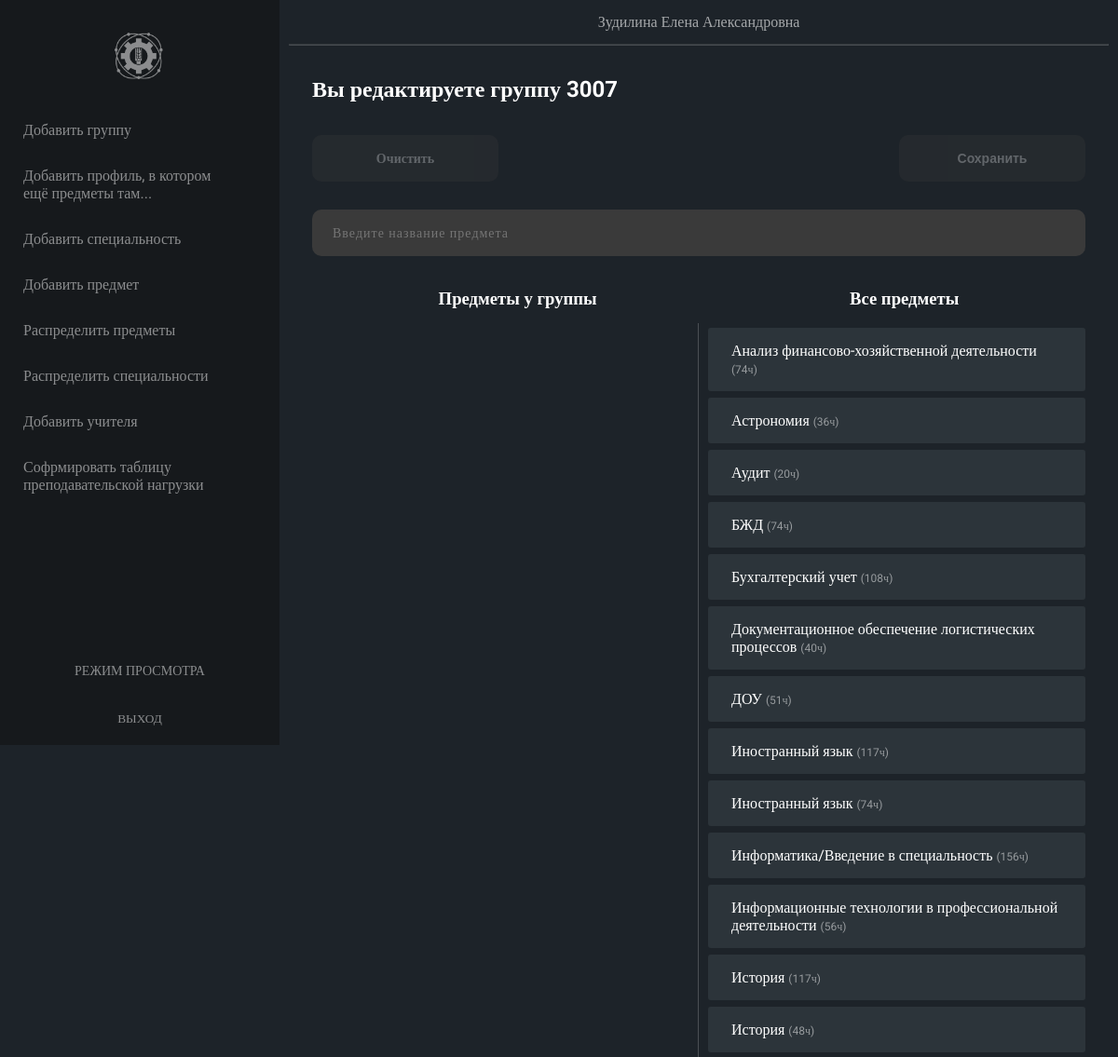
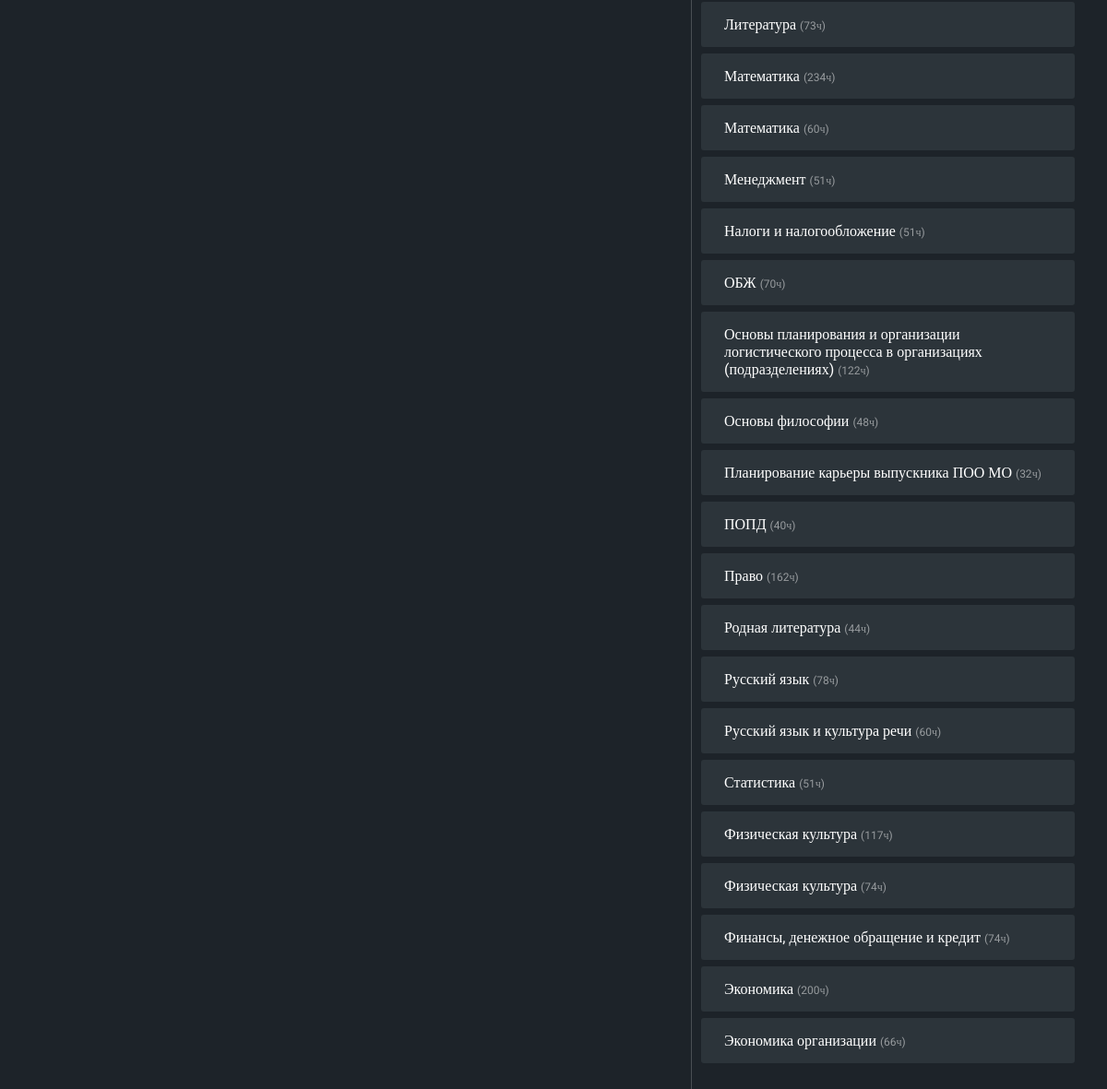
Screenshot of /pages/admin/edit_group_subjects.php?id=3007 (signed in) with the database file from the repository (2 pictures, top to bottom).
### tables this page shows
CREATE TABLE `subjects` (
  `id_subject` int(11) NOT NULL,
  `id_profile` int(11) NOT NULL,
  `subject_name` varchar(255) NOT NULL,
  `subject_desc` varchar(255) DEFAULT NULL,
  `subject_hours` int(11) NOT NULL
);

### pages/admin/edit_group_subjects.php (the view, shortened to what this page needs)
<?php
require_once './../../php/connection.php';
$idGroup = $_GET['id'];
$idSpec = mysqli_fetch_assoc(mysqli_query($link, "SELECT `id_specialization` FROM `groups` WHERE `groups`.`id_group` = '$idGroup'"))['id_specialization'];
$resultS = mysqli_query($link,
"SELECT
    `subjects`.`id_subject`,
    `subjects`.`subject_name`,
    `subjects`.`subject_desc`,
    `subjects`.`subject_hours`,
    `profiles`.`profile_name`
FROM
    `subjects`,
    `profiles`,
    `subject-specialization`
WHERE
    `subject-specialization`.`id_specialization` = '$idSpec'
AND
    `subjects`.`id_subject` = `subject-specialization`.`id_subject`
AND
    `subject-specialization`.`id_specialization` = '$idSpec'
AND
    `subjects`.`id_profile` = `profiles`.`id_profile`
AND
    `subjects`.`id_subject` NOT IN(
                                        SELECT
                                            `id_subject`
                                        FROM
                                            `group-subject`
                                        WHERE
                                            `id_group` = '$idGroup')
ORDER BY `subjects`.`subject_name`");
$subjects = mysqli_fetch_all($resultS);
?>
<!DOCTYPE html>
<html lang='ru'>
<head>
    <link rel='stylesheet' href='./../../styles/style.css'>
</head>
<body>
    <?php include './includes/nav.php'; ?>
    <main>
        <?php include './includes/header.php'; ?>
        <section>
            <div style="display: flex; flex-flow: row nowrap; justify-content: space-between; align-items: center">
                <h2>Вы редактируете группу <?=$idGroup?> </h2>
            </div>
            <div class="buttons">
                <a href="./../../php/delete_subjects.php?idGroupToDelete=<?=$idGroup?>" class="clear-subjects-group">Очистить</a>
                <button class="update-subjects-group"> Сохранить </button>
            </div>
            <form action="./../../php/search_subjects.php" method="POST">
                <input
                    type="text"
                    name="search_subjects"
                    id=""
                    class="search-subjects-group"
                    style="
                        margin: 15px 0;
                        width: 100%;
                        letter-spacing: 1px;
                        padding: 15px 20px;
                        cursor: text;
                        font-weight: normal;"
                    placeholder="Введите название предмета">
            </form>
            <div class="titles">
                <h3 style="text-align: center; margin-bottom: 15px;" class="not-draggable"> Предметы у группы </h3>
                <h3 style="text-align: center; margin-bottom: 15px;" class="not-draggable"> Все предметы </h3>
            </div>
            <div class="sort-subjects">
                <div class="sort-subjects__group">
                </div>
                <div class="sort-subjects__all">
                    <?
                        foreach ($subjects as $value)
                        {
                            ?>
                                <p class="subject-name" data-subjectId="<?=$value[0]?>" ><?=$value[1]?> <span> (<?=$value[3]?>ч) </span> </p>
                            <?
                        }
                    ?>
                </div>
            </div>
        </section>
    </main>
</body>
</html>

### styles/style.css (style rules this page uses)
*, *::after, *::before { box-sizing: border-box; margin: 0; padding: 0; }
a { text-decoration: none; color: #000000; }
button { border: none; outline: none; background-color: transparent; }
input { border: none; outline: none; }
html, body { width: 100%; }
html { height: 100%; }
body, input, a, textarea { font-family: "Roboto", serif; }
body { min-height: 100%; color: #FFFFFF; background-color: #1d2329; display: flex; flex-flow: row nowrap; }
main { display: flex; flex-flow: column nowrap; flex-grow: 1; }
main section { padding: 35px; }
section { width: 100%; padding: 25px; }
div.sort-subjects { display: flex; flex-flow: row nowrap; -webkit-user-select: none; user-select: none; }
div.sort-subjects .sort-subjects__all, div.sort-subjects .sort-subjects__group { display: flex; align-items: stretch; flex-flow: column nowrap; flex-grow: 1; justify-content: flex-start; min-width: 50%; padding-top: 5px; padding-bottom: 25px; }
div.sort-subjects .sort-subjects__all p, div.sort-subjects .sort-subjects__group p { margin-bottom: 7px; padding: 15px 25px; cursor: move; border-radius: 3px; background-color: #2C343A; }
div.sort-subjects .sort-subjects__all p span, div.sort-subjects .sort-subjects__group p span { font-size: 12px; opacity: 0.5; }
div.sort-subjects .sort-subjects__group { padding-right: 10px; border-right: 1px solid rgba(255, 255, 255, 0.2); }
div.sort-subjects .sort-subjects__all { padding-left: 10px; }
.update-subjects-group, .clear-subjects-group, .create-teacher-file { font-size: 14px; font-weight: bold; display: flex; align-items: center; justify-content: center; width: 200px; min-height: 50px; cursor: pointer; transition: 0.8s background, 0.6s border-radius; letter-spacing: unset; color: #FFFFFF; border-radius: 10px; background-color: #3A3A3A; }
.update-subjects-group.disabled, .clear-subjects-group.disabled, .create-teacher-file.disabled { cursor: not-allowed; opacity: 0.3; }
.search-subjects-group { font-size: 14px; font-weight: bold; display: flex; align-items: center; justify-content: center; width: 200px; min-height: 50px; cursor: pointer; transition: 0.8s background, 0.6s border-radius; letter-spacing: unset; color: #FFFFFF; border: 2px solid transparent; border-radius: 10px; background-color: #3A3A3A; }
.buttons { display: flex; justify-content: space-between; padding: 15px 0; padding-top: 35px; }
.titles { display: flex; flex-flow: row nowrap; margin-top: 35px; }
.titles h3 { flex-grow: 1; }

### rows the page displays
subjects: subject_name "Анализ финансово-хозяйственной деятельности", subject_hours "74"
subjects: subject_name "Астрономия", subject_hours "36"
subjects: subject_name "Аудит", subject_hours "20"
subjects: subject_name "БЖД", subject_hours "74"
subjects: subject_name "Бухгалтерский учет", subject_hours "108"
subjects: subject_name "Документационное обеспечение логистических процессов", subject_hours "40"
subjects: subject_name "ДОУ", subject_hours "51"
subjects: subject_name "Иностранный язык", subject_hours "117"
subjects: subject_name "Иностранный язык", subject_hours "74"
subjects: subject_name "Информатика/Введение в специальность", subject_hours "156"
subjects: subject_name "Информационные технологии в профессиональной деятельности", subject_hours "56"
subjects: subject_name "История", subject_hours "117"
subjects: subject_name "История", subject_hours "48"
subjects: subject_name "Литература", subject_hours "73"
subjects: subject_name "Математика", subject_hours "234"
subjects: subject_name "Математика", subject_hours "60"
subjects: subject_name "Менеджмент", subject_hours "51"
subjects: subject_name "Налоги и налогообложение", subject_hours "51"
subjects: subject_name "ОБЖ", subject_hours "70"
subjects: subject_name "Основы планирования и организации логистического процесса в организациях (подразделениях)", subject_hours "122"
subjects: subject_name "Основы философии", subject_hours "48"
subjects: subject_name "Планирование карьеры выпускника ПОО МО", subject_hours "32"
subjects: subject_name "ПОПД", subject_hours "40"
subjects: subject_name "Право", subject_hours "162"
subjects: subject_name "Родная литература", subject_hours "44"
subjects: subject_name "Русский язык", subject_hours "78"
subjects: subject_name "Русский язык и культура речи", subject_hours "60"
subjects: subject_name "Статистика", subject_hours "51"
subjects: subject_name "Физическая культура", subject_hours "117"
subjects: subject_name "Физическая культура", subject_hours "74"
subjects: subject_name "Финансы, денежное обращение и кредит", subject_hours "74"
subjects: subject_name "Экономика", subject_hours "200"
subjects: subject_name "Экономика организации", subject_hours "66"

### other values shown
$_COOKIE['id_admin'] "Зудилина Елена Александровна"
$idGroup "3007"
